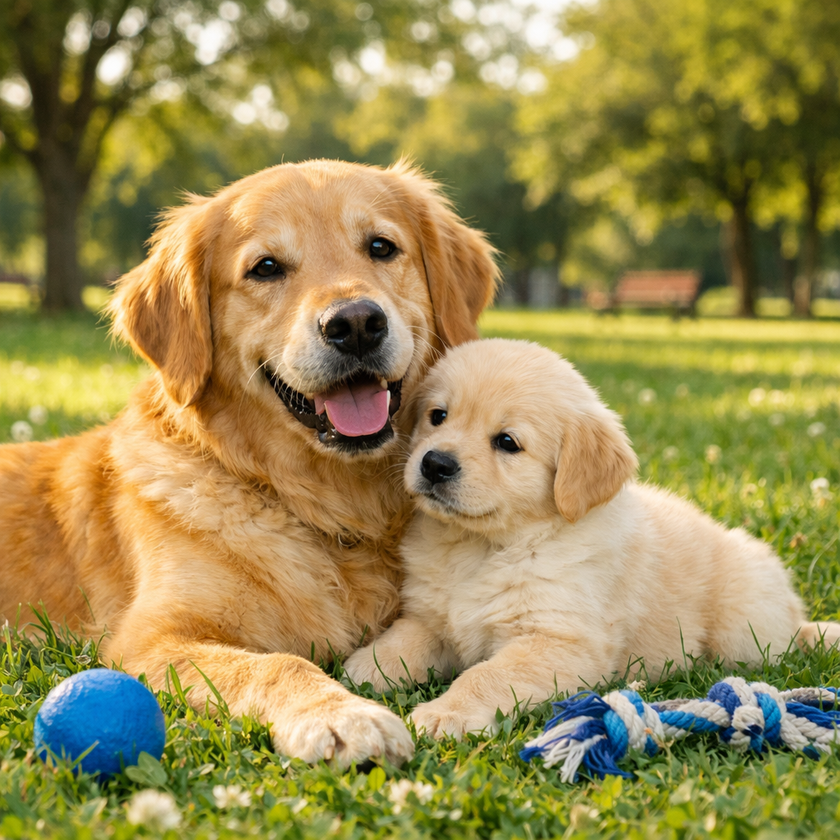
#> input picture image.png, 840 x 840 px, shrunk from 1024 x 1024 before the run
$ python practical_no_11-SegmentationTech_edge_region_based.py
#> lines starting #> are read from the running program, lines starting #| are printed output that depends on the picture; after the words box and inside, x2 and y2 are one past the last pixel; in counts of white or black regions, pixels touching at a corner belong together
"""# **Practical No 11**

The aim of this program is to apply segmentation techniques to detect lines, circles, and other shapes/objects in an image using both edge-based and region-based segmentation methods.
"""

import cv2
import numpy as np
import matplotlib.pyplot as plt
import numpy as np
import matplotlib.pyplot as plt
from scipy import ndimage
import cv2
import os

image_path = 'image.png'
original_imge = cv2.imread(image_path, cv2.IMREAD_GRAYSCALE)
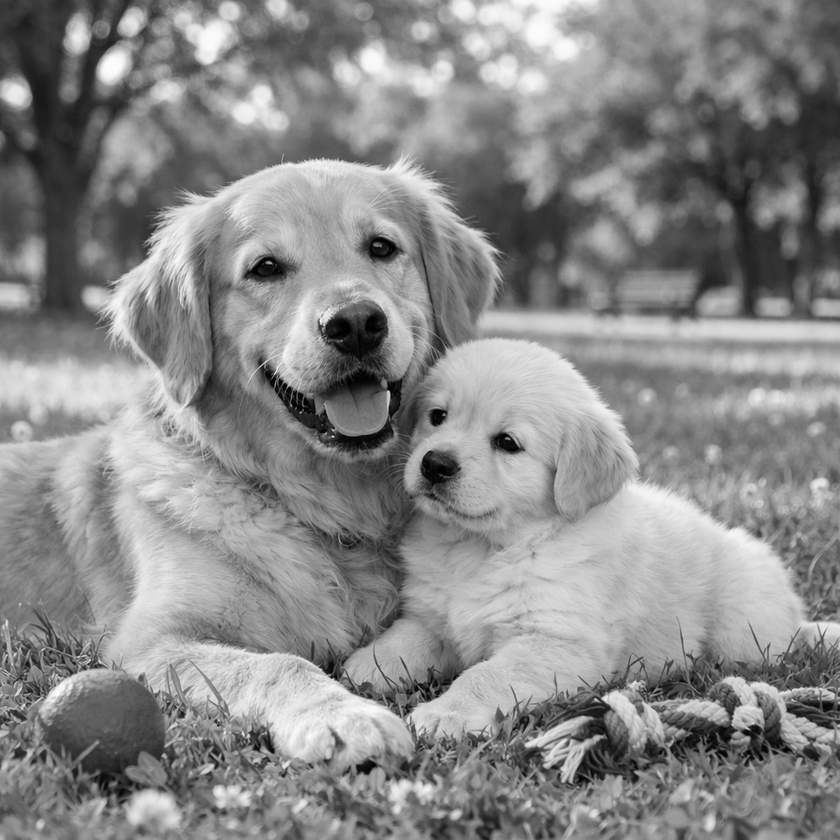
#> original_imge: shape (840, 840); min 0, max 253, mean 137.1

def display_images(images, titles):
    plt.figure(figsize=(12, 6))
    for i in range(len(images)):
        plt.subplot(1, len(images), i + 1)
        plt.imshow(images[i], cmap='gray')
        plt.title(titles[i])
        plt.axis('off')
    plt.show()

def edge_based_segmentation(image):
    edges = cv2.Canny(image, 50, 150)
    lines = cv2.HoughLinesP(edges, 1, np.pi/180, threshold=50, minLineLength=50, maxLineGap=10)
    lines_image = np.copy(image)
    if lines is not None:
        for line in lines:
            x1, y1, x2, y2 = line[0]
            cv2.line(lines_image, (x1, y1), (x2, y2), 255, 2)
    return [edges, lines_image], ['Canny Edges', 'Detected Lines']

def region_based_segmentation(image):
    # Thresholding to create a binary image
    _, binary_image = cv2.threshold(image, 127, 255, cv2.THRESH_BINARY)
    # Find contours of objects
    contours, _ = cv2.findContours(binary_image, cv2.RETR_EXTERNAL,
    cv2.CHAIN_APPROX_SIMPLE)
    # Draw contours on a black image
    contour_image = np.zeros_like(image)
    cv2.drawContours(contour_image, contours,-1, 255, 2)
    return [binary_image, contour_image], ['Binary Image', 'Detected Contours']

edge_segmentation_result, edge_segmentation_titles = edge_based_segmentation(original_imge)
#> in edge_based_segmentation, `edges = cv2.Canny(image, 50, 150)`:
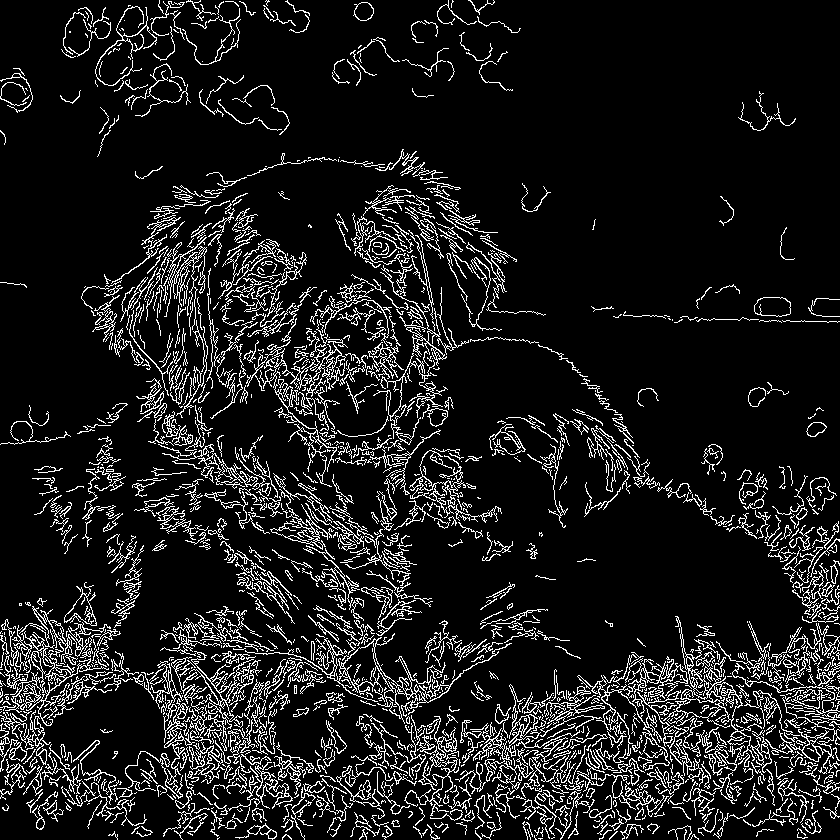
#> edges: shape (840, 840); 10.9% white in thin lines or dots
#> in edge_based_segmentation, `lines = cv2.HoughLinesP(edges, 1, np.pi/180, threshold=50, minLineLeng..`: lines = 851 rows, first 6: [377, 778, 643, 782], [233, 669, 354, 675], [546, 691, 839, 696], [271, 354, 325, 408], [622, 695, 793, 704], [462, 727, 603, 760]
#> the loop in edge_based_segmentation, `for line in lines:` made 851 passes
#> after the loop in edge_based_segmentation, `for line in lines:`:
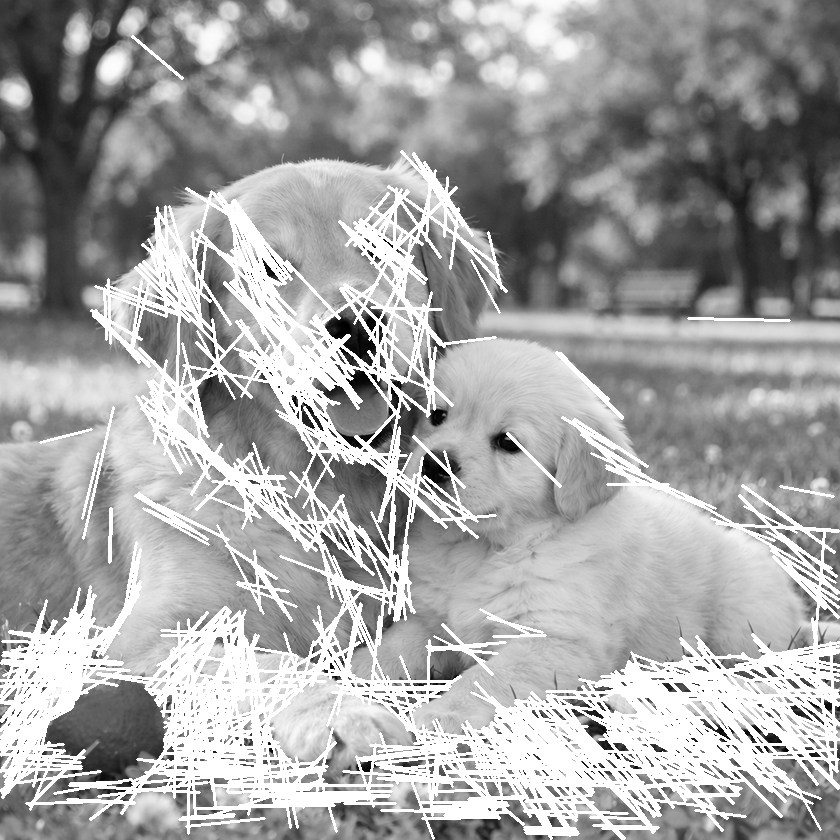
#> lines_image: shape (840, 840); min 0, max 255, mean 163.4
#> edge_segmentation_result = 2 items; edge_segmentation_titles = ['Canny Edges', 'Detected Lines']
# Apply region-based segmentation
region_segmentation_result, region_segmentation_titles = region_based_segmentation(original_imge)
#> in region_based_segmentation, `_, binary_image = cv2.threshold(image, 127, 255, cv2.THRESH_BINARY)`:
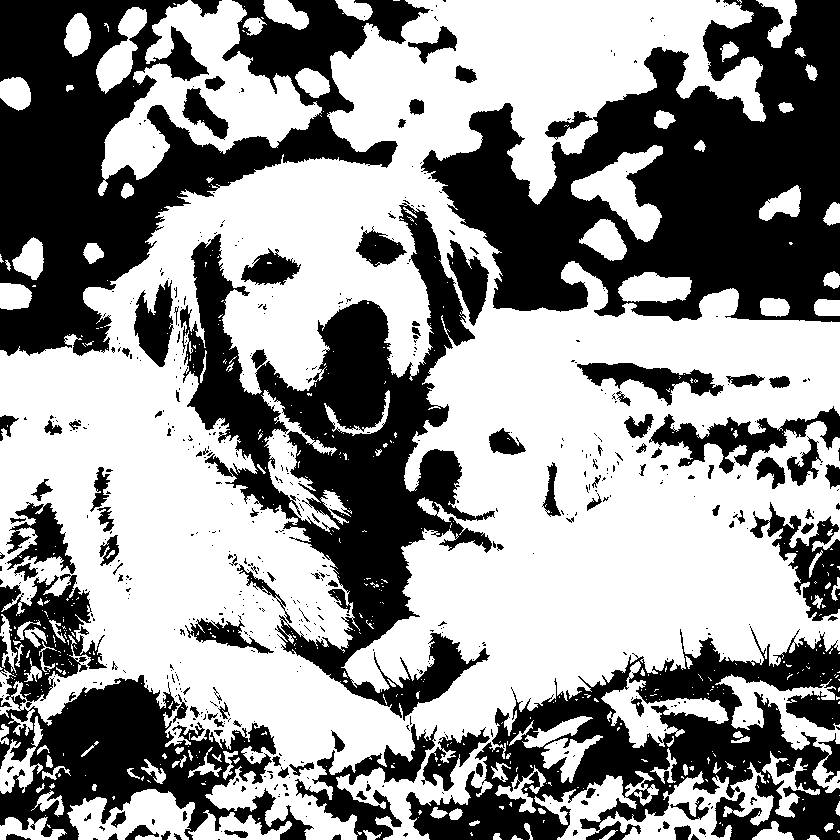
#> binary_image: shape (840, 840); 57.6% white; 579 black regions (461 under 20 px)
#> in region_based_segmentation, `contours, _ = cv2.findContours(binary_image, cv2.RETR_EXTERNAL, cv2.CH..`: contours = 355 contours, 270 with area under 20; largest, box (x1, y1, x2, y2) and area: (0, 0, 840, 840) 413036, (98, 0, 322, 196) 16846, (534, 762, 774, 840) 7434, (67, 789, 195, 840) 4042, (715, 674, 840, 793) 3604
#> in region_based_segmentation, `cv2.drawContours(contour_image, contours,-1, 255, 2)`:
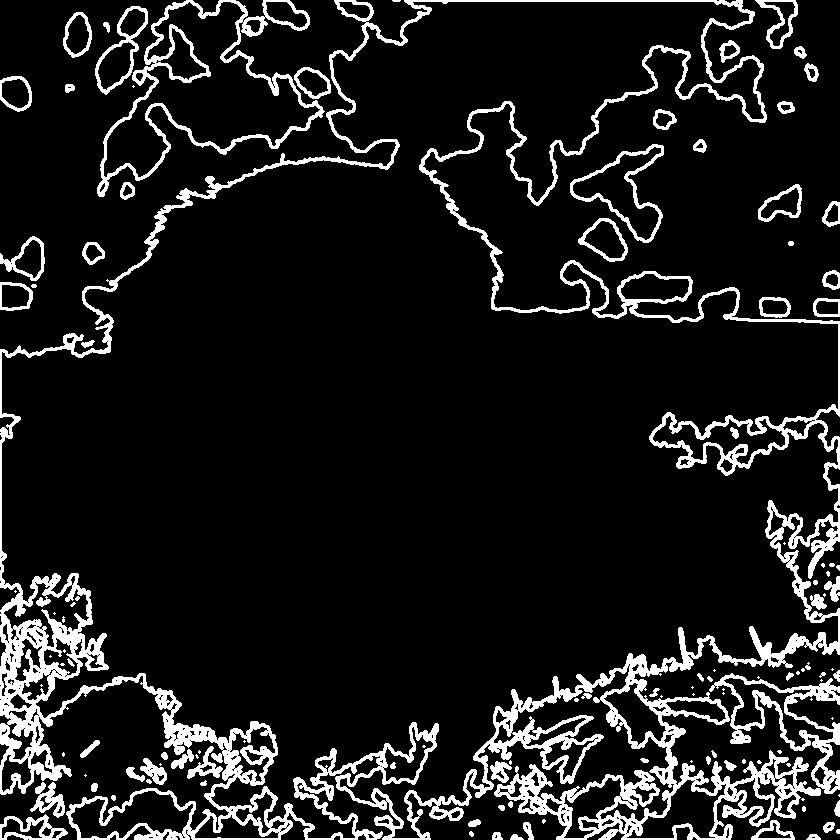
#> contour_image: shape (840, 840); 11.1% white; 121 white regions (47 under 20 px), largest, box (x1, y1, x2, y2) and area: (0, 0, 840, 840) 56911, (97, 0, 325, 197) 5100, (709, 673, 840, 794) 3323
#> region_segmentation_result = 2 items; region_segmentation_titles = ['Binary Image', 'Detected Contours']
# Display the results
display_images(edge_segmentation_result, edge_segmentation_titles)
#> the loop in display_images, `for i in range(len(images)):` made 2 passes

display_images(region_segmentation_result, region_segmentation_titles)
#> the loop in display_images (call 2), `for i in range(len(images)):` made 2 passes
